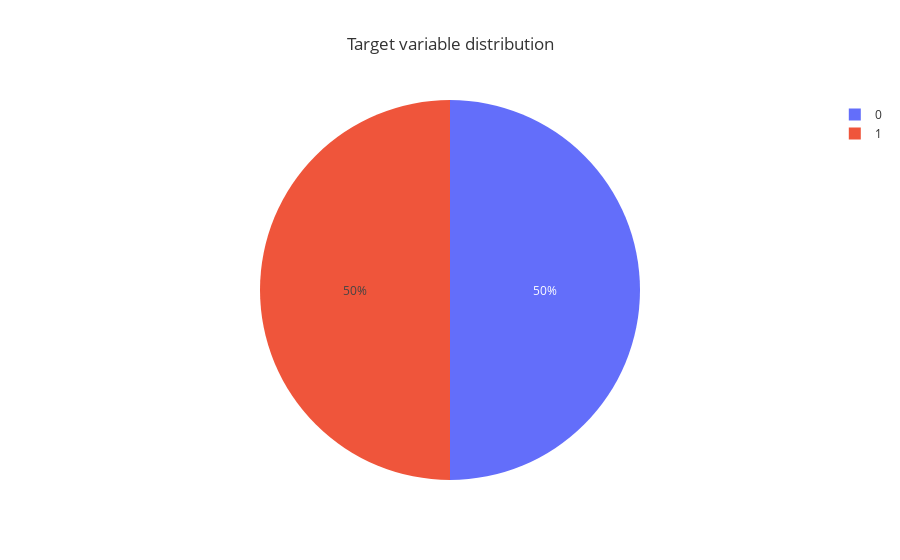

Here is the notebook cell this chart was saved with:
### Code cell
import plotly.express as px

# Assuming 'df' is your DataFrame
fig = px.pie(df, names='fake', title='Target variable distribution', color_discrete_sequence=['#636EFA', '#EF553B'])
fig.update_layout(template='ggplot2')
fig.show()

### Figure 1 — Plotly figure (JSON) as saved in the notebook; plotly's stock layout.template omitted (floating-point values rounded to 4 significant figures; data arrays with more than 128 entries replaced by an {"elided": "..."} marker saying what was removed)
{"data": [{"domain": {"x": [0, 1], "y": [0, 1]}, "hovertemplate": "fake=%{label}<extra></extra>", "labels": {"elided": "576 int values"}, "legendgroup": "", "name": "", "showlegend": true, "type": "pie"}], "layout": {"legend": {"tracegroupgap": 0}, "piecolorway": ["#636EFA", "#EF553B"], "title": {"text": "Target variable distribution"}}}
